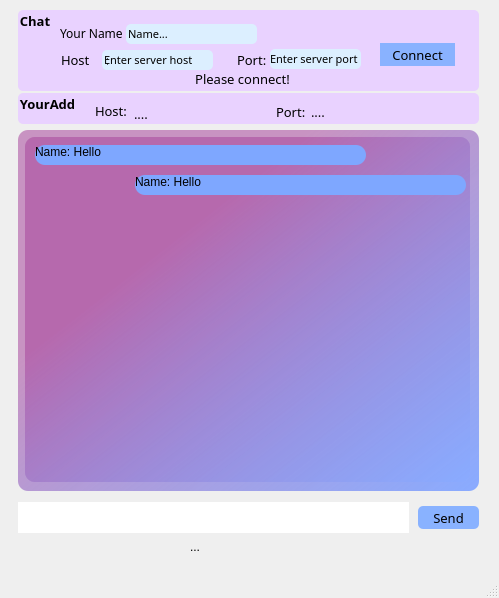
<?xml version="1.0" encoding="UTF-8"?>
<ui version="4.0">
 <class>MainWindow</class>
 <widget class="QMainWindow" name="MainWindow">
  <property name="geometry">
   <rect>
    <x>0</x>
    <y>0</y>
    <width>499</width>
    <height>598</height>
   </rect>
  </property>
  <property name="windowTitle">
   <string>MainWindow</string>
  </property>
  <property name="styleSheet">
   <string notr="true"/>
  </property>
  <widget class="QWidget" name="centralwidget">
   <widget class="QGroupBox" name="groupBox">
    <property name="geometry">
     <rect>
      <x>18</x>
      <y>10</y>
      <width>461</width>
      <height>81</height>
     </rect>
    </property>
    <property name="font">
     <font>
      <family>Microsoft PhagsPa</family>
      <pointsize>10</pointsize>
      <weight>75</weight>
      <bold>true</bold>
     </font>
    </property>
    <property name="styleSheet">
     <string notr="true">background-color:rgb(233, 210, 255);
border-radius: 5px</string>
    </property>
    <property name="title">
     <string>Chat</string>
    </property>
    <widget class="QLineEdit" name="lineEdit">
     <property name="geometry">
      <rect>
       <x>84</x>
       <y>40</y>
       <width>111</width>
       <height>20</height>
      </rect>
     </property>
     <property name="font">
      <font>
       <family>Microsoft PhagsPa</family>
       <pointsize>8</pointsize>
      </font>
     </property>
     <property name="styleSheet">
      <string notr="true">background-color: rgb(220, 239, 255)</string>
     </property>
     <property name="text">
      <string>Enter server host</string>
     </property>
    </widget>
    <widget class="QLineEdit" name="lineEdit_2">
     <property name="geometry">
      <rect>
       <x>252</x>
       <y>39</y>
       <width>91</width>
       <height>20</height>
      </rect>
     </property>
     <property name="font">
      <font>
       <family>Microsoft PhagsPa</family>
       <pointsize>8</pointsize>
      </font>
     </property>
     <property name="styleSheet">
      <string notr="true">background-color: rgb(220, 239, 255)</string>
     </property>
     <property name="text">
      <string>Enter server port</string>
     </property>
    </widget>
    <widget class="QPushButton" name="pushButton">
     <property name="geometry">
      <rect>
       <x>362</x>
       <y>33</y>
       <width>75</width>
       <height>23</height>
      </rect>
     </property>
     <property name="font">
      <font>
       <family>Microsoft PhagsPa</family>
       <pointsize>10</pointsize>
      </font>
     </property>
     <property name="styleSheet">
      <string notr="true">background-color: rgb(137, 178, 255);
border-radius:0px</string>
     </property>
     <property name="text">
      <string>Connect</string>
     </property>
    </widget>
    <widget class="QLabel" name="label">
     <property name="geometry">
      <rect>
       <x>43</x>
       <y>43</y>
       <width>47</width>
       <height>13</height>
      </rect>
     </property>
     <property name="font">
      <font>
       <family>Microsoft PhagsPa</family>
       <pointsize>10</pointsize>
      </font>
     </property>
     <property name="styleSheet">
      <string notr="true">background-color: rgb(134, 74, 255)rgb(255, 48, 238)</string>
     </property>
     <property name="text">
      <string>Host     :</string>
     </property>
    </widget>
    <widget class="QLabel" name="label_2">
     <property name="geometry">
      <rect>
       <x>219</x>
       <y>43</y>
       <width>47</width>
       <height>13</height>
      </rect>
     </property>
     <property name="font">
      <font>
       <family>Microsoft PhagsPa</family>
       <pointsize>10</pointsize>
      </font>
     </property>
     <property name="styleSheet">
      <string notr="true">background-color: rgb(134, 74, 255)rgb(255, 48, 238)</string>
     </property>
     <property name="text">
      <string>Port:</string>
     </property>
    </widget>
    <widget class="QLabel" name="label_3">
     <property name="geometry">
      <rect>
       <x>29</x>
       <y>59</y>
       <width>391</width>
       <height>20</height>
      </rect>
     </property>
     <property name="font">
      <font>
       <family>Microsoft PhagsPa</family>
       <pointsize>10</pointsize>
      </font>
     </property>
     <property name="frameShape">
      <enum>QFrame::Panel</enum>
     </property>
     <property name="text">
      <string>Please connect!</string>
     </property>
     <property name="alignment">
      <set>Qt::AlignCenter</set>
     </property>
    </widget>
    <widget class="QLabel" name="label_10">
     <property name="geometry">
      <rect>
       <x>42</x>
       <y>15</y>
       <width>81</width>
       <height>16</height>
      </rect>
     </property>
     <property name="font">
      <font>
       <family>Microsoft PhagsPa</family>
       <pointsize>9</pointsize>
      </font>
     </property>
     <property name="styleSheet">
      <string notr="true">background-color: rgb(134, 74, 255)rgb(255, 48, 238)</string>
     </property>
     <property name="text">
      <string>Your Name</string>
     </property>
    </widget>
    <widget class="QLineEdit" name="lineEdit_3">
     <property name="geometry">
      <rect>
       <x>108</x>
       <y>14</y>
       <width>131</width>
       <height>20</height>
      </rect>
     </property>
     <property name="font">
      <font>
       <family>Microsoft PhagsPa</family>
       <pointsize>8</pointsize>
      </font>
     </property>
     <property name="styleSheet">
      <string notr="true">background-color: rgb(220, 239, 255)</string>
     </property>
     <property name="text">
      <string>Name...</string>
     </property>
    </widget>
    <zorder>label_3</zorder>
    <zorder>lineEdit</zorder>
    <zorder>lineEdit_2</zorder>
    <zorder>label</zorder>
    <zorder>label_2</zorder>
    <zorder>pushButton</zorder>
    <zorder>label_10</zorder>
    <zorder>lineEdit_3</zorder>
   </widget>
   <widget class="QTextEdit" name="textEdit">
    <property name="geometry">
     <rect>
      <x>18</x>
      <y>502</y>
      <width>391</width>
      <height>31</height>
     </rect>
    </property>
    <property name="font">
     <font>
      <family>Microsoft PhagsPa</family>
      <pointsize>10</pointsize>
     </font>
    </property>
    <property name="styleSheet">
     <string notr="true">border-radius: 10px</string>
    </property>
    <property name="tabChangesFocus">
     <bool>false</bool>
    </property>
   </widget>
   <widget class="QGroupBox" name="groupBox_2">
    <property name="geometry">
     <rect>
      <x>18</x>
      <y>93</y>
      <width>461</width>
      <height>31</height>
     </rect>
    </property>
    <property name="font">
     <font>
      <family>Microsoft PhagsPa</family>
      <pointsize>10</pointsize>
      <weight>75</weight>
      <bold>true</bold>
     </font>
    </property>
    <property name="styleSheet">
     <string notr="true">background-color:rgb(233, 210, 255);
border-radius: 5px</string>
    </property>
    <property name="title">
     <string>YourAdd</string>
    </property>
    <widget class="QLabel" name="label_4">
     <property name="geometry">
      <rect>
       <x>77</x>
       <y>11</y>
       <width>47</width>
       <height>13</height>
      </rect>
     </property>
     <property name="font">
      <font>
       <family>Microsoft PhagsPa</family>
       <pointsize>10</pointsize>
      </font>
     </property>
     <property name="styleSheet">
      <string notr="true">background-color: rgb(134, 74, 255)rgb(255, 48, 238)</string>
     </property>
     <property name="text">
      <string>Host:</string>
     </property>
    </widget>
    <widget class="QLabel" name="label_5">
     <property name="geometry">
      <rect>
       <x>258</x>
       <y>12</y>
       <width>47</width>
       <height>13</height>
      </rect>
     </property>
     <property name="font">
      <font>
       <family>Microsoft PhagsPa</family>
       <pointsize>10</pointsize>
      </font>
     </property>
     <property name="styleSheet">
      <string notr="true">background-color: rgb(134, 74, 255)rgb(255, 48, 238)</string>
     </property>
     <property name="text">
      <string>Port:</string>
     </property>
    </widget>
    <widget class="QLabel" name="label_7">
     <property name="geometry">
      <rect>
       <x>116</x>
       <y>11</y>
       <width>121</width>
       <height>20</height>
      </rect>
     </property>
     <property name="font">
      <font>
       <family>Microsoft PhagsPa</family>
       <pointsize>10</pointsize>
      </font>
     </property>
     <property name="styleSheet">
      <string notr="true">background-color: rgb(134, 74, 255)rgb(255, 48, 238)</string>
     </property>
     <property name="text">
      <string>....</string>
     </property>
    </widget>
    <widget class="QLabel" name="label_8">
     <property name="geometry">
      <rect>
       <x>293</x>
       <y>11</y>
       <width>141</width>
       <height>16</height>
      </rect>
     </property>
     <property name="font">
      <font>
       <family>Microsoft PhagsPa</family>
       <pointsize>10</pointsize>
      </font>
     </property>
     <property name="styleSheet">
      <string notr="true">background-color: rgb(134, 74, 255)rgb(255, 48, 238)</string>
     </property>
     <property name="text">
      <string>....</string>
     </property>
    </widget>
   </widget>
   <widget class="QPushButton" name="pushButton_3">
    <property name="geometry">
     <rect>
      <x>418</x>
      <y>506</y>
      <width>61</width>
      <height>23</height>
     </rect>
    </property>
    <property name="font">
     <font>
      <family>Microsoft PhagsPa</family>
      <pointsize>10</pointsize>
     </font>
    </property>
    <property name="styleSheet">
     <string notr="true">background-color: rgb(137, 178, 255);
border-radius:5px</string>
    </property>
    <property name="text">
     <string>Send</string>
    </property>
   </widget>
   <widget class="QGroupBox" name="groupBox_3">
    <property name="geometry">
     <rect>
      <x>18</x>
      <y>130</y>
      <width>461</width>
      <height>361</height>
     </rect>
    </property>
    <property name="styleSheet">
     <string notr="true">border-radius:  10px;
background-color:qlineargradient(spread:reflect, x1:0, y1:0, x2:1, y2:1, stop:0.318182 rgba(180, 100, 171, 169), stop:1 rgba(137, 171, 255, 255))</string>
    </property>
    <property name="title">
     <string/>
    </property>
    <widget class="QScrollArea" name="scrollArea">
     <property name="geometry">
      <rect>
       <x>7</x>
       <y>7</y>
       <width>445</width>
       <height>345</height>
      </rect>
     </property>
     <property name="styleSheet">
      <string notr="true"/>
     </property>
     <property name="widgetResizable">
      <bool>true</bool>
     </property>
     <widget class="QWidget" name="scrollAreaWidgetContents_2">
      <property name="geometry">
       <rect>
        <x>0</x>
        <y>0</y>
        <width>445</width>
        <height>345</height>
       </rect>
      </property>
      <property name="layoutDirection">
       <enum>Qt::LeftToRight</enum>
      </property>
      <widget class="QLabel" name="label_6">
       <property name="geometry">
        <rect>
         <x>10</x>
         <y>8</y>
         <width>331</width>
         <height>20</height>
        </rect>
       </property>
       <property name="styleSheet">
        <string notr="true">background-color:rgb(126, 167, 255)</string>
       </property>
       <property name="text">
        <string>Name: Hello</string>
       </property>
       <property name="alignment">
        <set>Qt::AlignLeading|Qt::AlignLeft|Qt::AlignTop</set>
       </property>
      </widget>
      <widget class="QLabel" name="label_9">
       <property name="geometry">
        <rect>
         <x>110</x>
         <y>38</y>
         <width>331</width>
         <height>20</height>
        </rect>
       </property>
       <property name="styleSheet">
        <string notr="true">background-color:rgb(126, 167, 255)</string>
       </property>
       <property name="text">
        <string>Name: Hello</string>
       </property>
       <property name="alignment">
        <set>Qt::AlignLeading|Qt::AlignLeft|Qt::AlignTop</set>
       </property>
      </widget>
     </widget>
    </widget>
   </widget>
   <widget class="QLabel" name="label_11">
    <property name="geometry">
     <rect>
      <x>190</x>
      <y>540</y>
      <width>47</width>
      <height>13</height>
     </rect>
    </property>
    <property name="text">
     <string>...</string>
    </property>
   </widget>
  </widget>
  <widget class="QMenuBar" name="menubar">
   <property name="geometry">
    <rect>
     <x>0</x>
     <y>0</y>
     <width>499</width>
     <height>21</height>
    </rect>
   </property>
  </widget>
  <widget class="QStatusBar" name="statusbar"/>
 </widget>
 <resources/>
 <connections/>
</ui>
